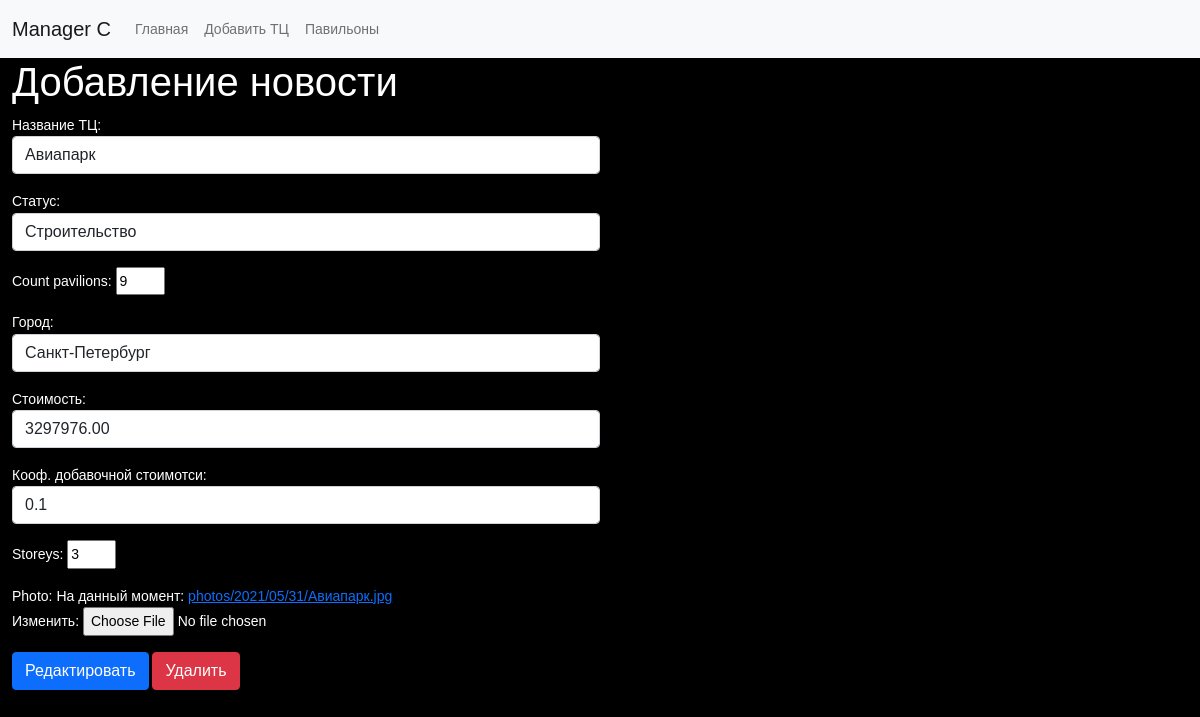
Page /managerC_TC/edit/4/ on the committed database.
### shops/models.py (models this page shows, shortened)
class TC(models.Model):
    title = models.CharField(max_length=255, verbose_name='название ТЦ')
    status = models.CharField(max_length=255, verbose_name='статус')
    count_pavilions = models.SmallIntegerField()
    city = models.CharField(max_length=255, verbose_name='город')
    cost = models.DecimalField(max_digits=10, decimal_places=2, verbose_name='стоимость')
    add_value_rito = models.DecimalField(max_digits=2, decimal_places=1, verbose_name='кооф. добавочной стоимотси')
    storeys = models.SmallIntegerField()
    photo = models.ImageField(upload_to='photos/%Y/%m/%d/')
    def delete_tc(self):
        return reverse('delete_tc', kwargs={'pk': self.pk})
    class Meta:
        verbose_name = 'ТЦ'
        verbose_name_plural = 'ТЦы'
        ordering = ['title']

### shops/views.py (the view)
# urls.py: path('managerC_TC/edit/<int:pk>/', edit_tc, name='managerC_edit'),
def edit_tc(request, pk):
    tc = get_object_or_404(TC, pk=pk)
    if request.method == "POST":
        form = AddTCForm(request.POST, request.FILES, instance=tc)
        if form.is_valid():
            tc.save()
            return redirect('home')
    else:
        form = AddTCForm(instance=tc)
    return render(request, 'shops/managerC_edit.html', {'form': form, 'tc': tc})

### shops/form.py
class AddTCForm(forms.ModelForm):
    class Meta:
        model = TC
        fields = ['title', 'status', 'count_pavilions',
                  'city', 'cost', 'add_value_rito', 'storeys', 'photo']
        widgets = {
            'title': forms.TextInput(attrs={'class': 'form-control'}),
            'status': forms.Select(choices=[('План', 'План'), ('Строительство', 'Строительство'),
                                            ('Реализация', 'Реализация')],
                                   attrs={'class': 'form-control'}
                                   ),
            'count_pavilions': forms.NumberInput(attrs={'min': '0', 'max': '4', 'step': '1'}),
            'city': forms.TextInput(attrs={'class': 'form-control'}),
            'cost': forms.NumberInput(attrs={'class': 'form-control'}),
            'add_value_rito': forms.NumberInput(attrs={'class': 'form-control', 'min': '0', 'step': '0.1'}),
            'storeys': forms.NumberInput(attrs={'min': '0', 'max': '4', 'step': '1'}),
        }

### shops/templates/shops/managerC_edit.html (shortened to what this page needs)
{% extends 'base.html' %}
{% load static %}
{% block nav %}
<nav class="navbar navbar-expand-lg navbar-light bg-light">
    <div class="container-fluid">
        <a class="navbar-brand" href="{% url 'home' %}">Manager C</a>
        <div class="collapse navbar-collapse" id="navbarNav">
            <ul class="navbar-nav">
                <li class="nav-item">
                    <a class="nav-link" href="{% url 'home' %}">Главная</a>
                </li>
                <li>
                    <a href="{% url 'managerC_add' %}" class="nav-link">Добавить ТЦ</a>
                </li>
                <li>
                    <a href="{% url 'managerC_pavilions' %}" class="nav-link">Павильоны</a>
                </li>
            </ul>
        </div>
    </div>
</nav>
{% endblock %}
{% block content %}
<h1 style="color: #fff">Добавление новости</h1>
<form action="" enctype=multipart/form-data method="post">
    <div class="col-md-6">
        {{ form.as_p }}
    </div>
    <button type="submit" class="btn btn-primary ">Редактировать</button>
    <a href="{{ tc.delete_tc }}">
        <div class="btn btn-danger">Удалить</div>
    </a>
</form>
{% endblock %}

### kingit/static/css/style.css (style rules this page uses)
body { font-family: Arial, "Helvetica Neue", Helvetica, sans-serif; font-size: 14px; background-color: black; color: #fff; line-height: 1.6; margin: 0; }
div { padding: 0; margin: 0; }
*, *:before, *:after { box-sizing: border-box; }

### rows in the picture
TC: title "Авиапарк", status "Строительство", count_pavilions "9", city "Санкт-Петербург", cost "3297976.00", add_value_rito "0.1", storeys "3"
